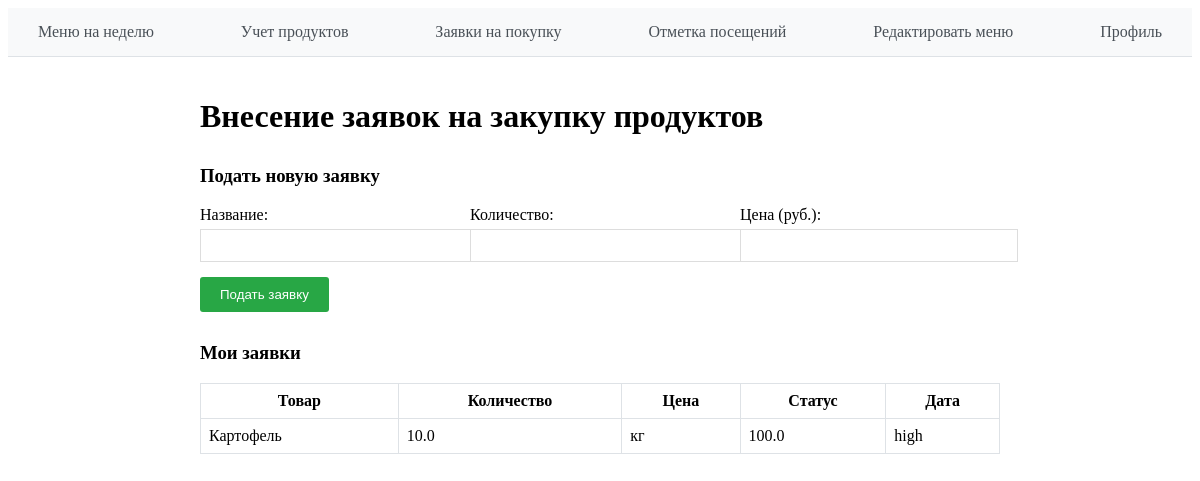
Screenshot of /cook_purchase/ (signed in) with the database file from the repository.
### tables this page shows
CREATE TABLE purchase_requests (
                id INTEGER PRIMARY KEY AUTOINCREMENT,
                item_name TEXT,
                quantity REAL,
                unit TEXT,
                price REAL,
                reason TEXT,
                priority TEXT DEFAULT 'normal',
                status TEXT DEFAULT 'pending',
                created_by INTEGER,
                created_date TIMESTAMP DEFAULT CURRENT_TIMESTAMP,
                FOREIGN KEY (created_by) REFERENCES users (id)
            );

### main.py (the view, shortened to what this page needs)
@app.route('/cook_purchase/', methods=['GET', 'POST'])
def cook_purchase():
    if 'user' not in session:
        return redirect('/login_user_help/')
    user = session.get('user')
    if user['role'] != 'cook':
        return redirect('/')
    db = sql.connect('db_for_project.db')
    cursor = db.cursor()
    cursor.execute('''SELECT * FROM purchase_requests WHERE created_by = ? ORDER BY created_date DESC''', (user['id'],))
    requests = cursor.fetchall()
    db.close()
    return render_template('cook_purchase.html', user=user, requests=requests)

### templates/cook_purchase.html (shortened to what this page needs)
{% extends "base.html" %}
{% block content %}
<div style="max-width: 800px; margin: 0 auto; padding: 20px;">
    <h1>Внесение заявок на закупку продуктов</h1>
    <div style="margin: 30px 0;">
        <h3>Подать новую заявку</h3>
        <form method="POST" action="/cook_purchase/">
            <div style="display: grid; grid-template-columns: repeat(3, 1fr); gap: 10px; margin-bottom: 15px;">
                <div>
                    <label style="display: block; margin-bottom: 5px;">Название:</label>
                    <input type="text" name="item_name" required style="width: 100%; padding: 8px; border: 1px solid #ddd;">
                </div>
                <div>
                    <label style="display: block; margin-bottom: 5px;">Количество:</label>
                    <input type="number" name="quantity" required min="1" style="width: 100%; padding: 8px; border: 1px solid #ddd;">
                </div>
                <div>
                    <label style="display: block; margin-bottom: 5px;">Цена (руб.):</label>
                    <input type="number" name="price" required min="1" step="0.01" style="width: 100%; padding: 8px; border: 1px solid #ddd;">
                </div>
            </div>
            <button type="submit" style="padding: 10px 20px; background: #28a745; color: white; border: none; border-radius: 3px; cursor: pointer;">Подать заявку</button>
        </form>
    </div>
    <div style="margin: 30px 0;">
        <h3>Мои заявки</h3>
        {% if requests %}
        <table style="width: 100%; border-collapse: collapse; margin-top: 15px;">
            <thead>
                <tr>
                    <th style="border: 1px solid #dee2e6; padding: 8px;">Товар</th>
                    <th style="border: 1px solid #dee2e6; padding: 8px;">Количество</th>
                    <th style="border: 1px solid #dee2e6; padding: 8px;">Цена</th>
                    <th style="border: 1px solid #dee2e6; padding: 8px;">Статус</th>
                    <th style="border: 1px solid #dee2e6; padding: 8px;">Дата</th>
                </tr>
            </thead>
            <tbody>
                {% for req in requests %}
                <tr>
                    <td style="border: 1px solid #dee2e6; padding: 8px;">{{ req[1] }}</td>
                    <td style="border: 1px solid #dee2e6; padding: 8px;">{{ req[2] }}</td>
                    <td style="border: 1px solid #dee2e6; padding: 8px;">{{ req[3] }}</td>
                    <td style="border: 1px solid #dee2e6; padding: 8px;">
                        {% if req[4] == 'pending' %}<span style="color: #ffc107;">Ожидает</span>
                        {% elif req[4] == 'approved' %}<span style="color: #28a745;">Одобрено</span>
                        {% elif req[4] == 'rejected' %}<span style="color: #dc3545;">Отклонено</span>
                        {% else %}{{ req[4] }}{% endif %}
                    </td>
                    <td style="border: 1px solid #dee2e6; padding: 8px;">{{ req[6] }}</td>
                </tr>
                {% endfor %}
            </tbody>
        </table>
        {% else %}
        <p>У вас нет заявок на закупку.</p>
        {% endif %}
    </div>
</div>
{% endblock %}

### rows the page displays
purchase_requests: item_name "Картофель", quantity "10.0", unit "кг", price "100.0", priority "high"
